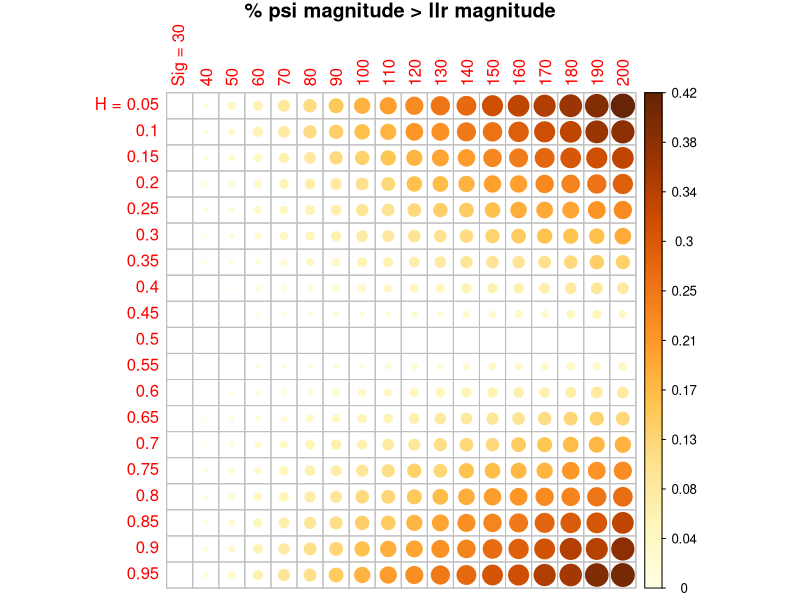
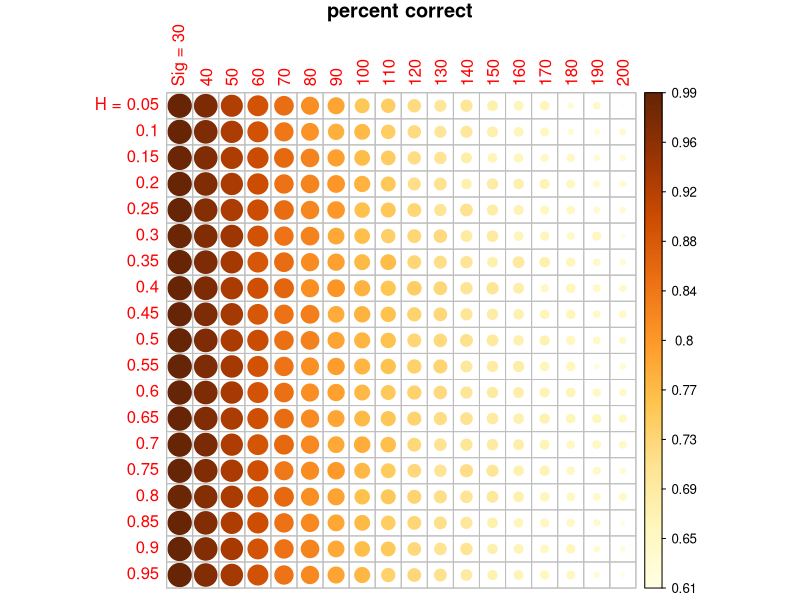
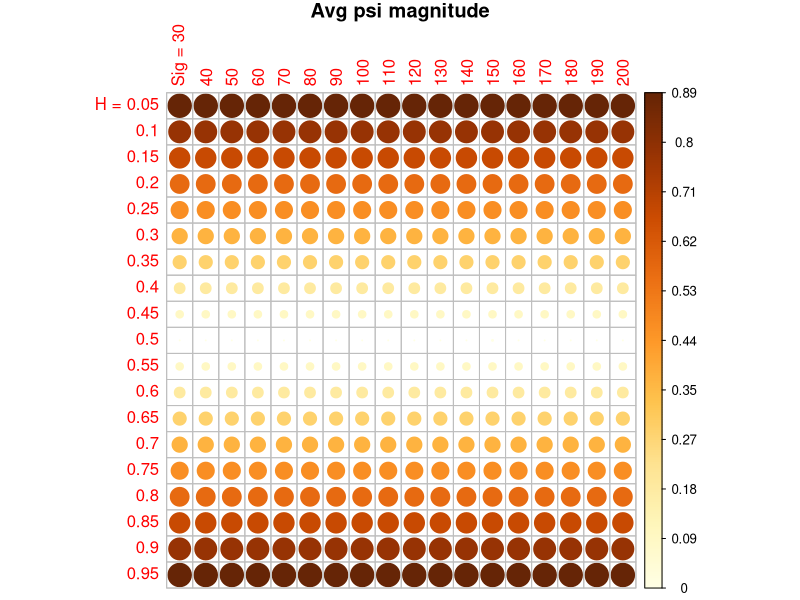
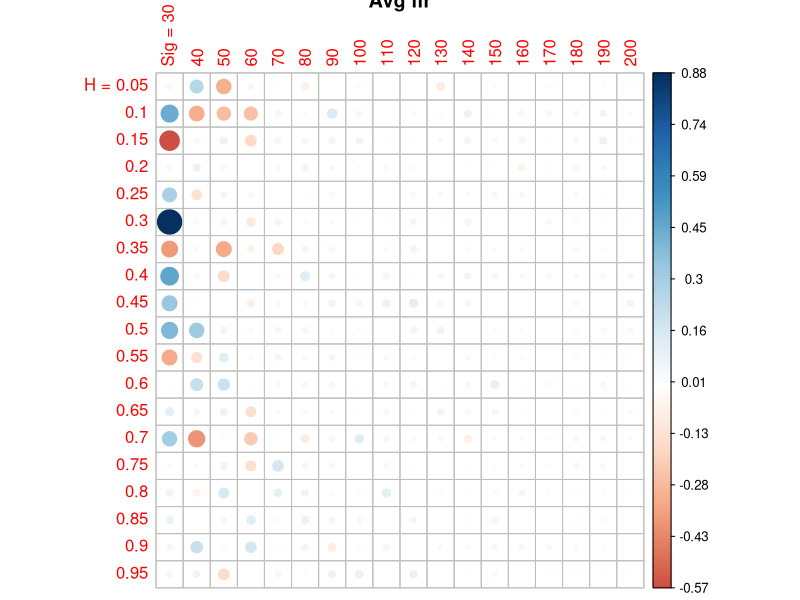
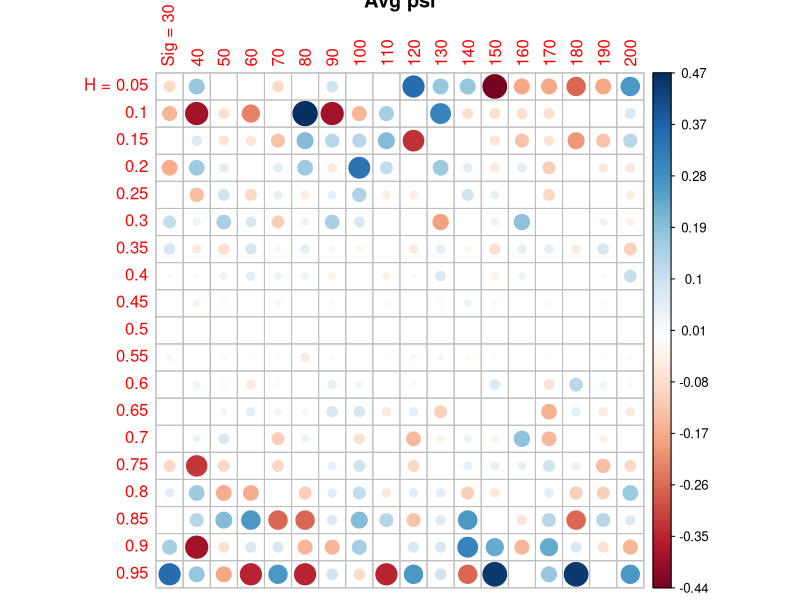

The R script that drew these images, in order:
# First, set the parameters.
# h = .05, .2, .95
h <- seq(.05,.95,0.05)
s <- seq(30,200,10)

pc_mat <- matrix(nrow = length(h), ncol = length(s))
mag_mat <- matrix(nrow = length(h), ncol = length(s))
know_mat <- matrix(nrow = length(h), ncol = length(s))
llr_mat <- matrix(nrow = length(h), ncol = length(s))
psi_mat <- matrix(nrow = length(h), ncol = length(s))

pc_mat_avg <- matrix(0, nrow = length(h), ncol = length(s))
mag_mat_avg <- matrix(0, nrow = length(h), ncol = length(s))
know_mat_avg <- matrix(0, nrow = length(h), ncol = length(s))
llr_mat_avg <- matrix(0, nrow = length(h), ncol = length(s))
psi_mat_avg <- matrix(0, nrow = length(h), ncol = length(s))

rownames(pc_mat) <- h
colnames(pc_mat) <- s
rownames(pc_mat)[1] <- paste("H =",h[1])
colnames(pc_mat)[1] <- paste("Sig =",s[1])

rownames(mag_mat) <- rownames(pc_mat)
colnames(mag_mat) <- colnames(pc_mat)

rownames(know_mat) <- rownames(pc_mat)
colnames(know_mat) <- colnames(pc_mat)

rownames(llr_mat) <- rownames(pc_mat)
colnames(llr_mat) <- colnames(pc_mat)

rownames(psi_mat) <- rownames(pc_mat)
colnames(psi_mat) <- colnames(pc_mat)

ll <- function(this_x, this_mu, this_sigma) {
  0.5*(this_x - this_mu)^2/this_sigma^2 + 0.5*log(this_sigma^2)
}
# 
# xseq <- seq(-300,300)
# -2*(ll(x, 75, 140) - ll(x, -75, 140))

for(dummy in 1:20){
  print(dummy)
  for(k in 1:length(s)){
    for(j in 1:length(h)){
      mu <- 75;
      sigma <- s[k];
      hTrue <- h[j];
      hSubj <- hTrue;
      m <- 200;
      
      # Then, generate some random data to simulate the behavior of the eggs in each trial.
      r <- rnorm(m, mean = 0, sd = 1)
      switch <- ifelse(r > hTrue, 0,1)
      dist <- numeric()
      val <- 1;
      for(i in 1:m){
        if(switch[i] == 1){
          val <- ifelse(val == 1, 2, 1)
        }
        dist[i] <- val
      }
      
      x <- numeric()
      y <- numeric()
      for(i in 1:m){
        if(dist[i] == 1){
          x[i] <- rnorm(1, mu, sigma)
          y[i] <- rnorm(1, 0, sigma)
        }
        else{
          x[i] <- rnorm(1, -mu, sigma)
          y[i] <- rnorm(1, 0, sigma)
        }
      }
      
      # Now, based on the data above, the model will make a prediction of which chicken the egg came from.
      l <- numeric()
      psi <- numeric()
      llr <- numeric()
    
      l[1] <- 0
      for(n in 2:m){
        
       #bel <- sign(l[n - 1])*1
        bel <- ifelse(dist[i-1] == 1, 1, -1)
        
        psi[n] = bel + 
          log((1 - hSubj)/hSubj + exp(-bel)) - 
          log((1 - hSubj)/hSubj + exp( bel))
        
        llr[n] = -2*
          (
            ll(x[n], mu, sigma) -
              ll(x[n], -mu, sigma)
          )
        
        l[n] = psi[n] + llr[n];
      }
      
      # Percent correct
      pred <- ifelse(l > 0, 1, 2)
      pc <- sum(dist == pred)
      pc_mat[j,k] <- pc/m
      
      # Below is shown the number of times adding psi to the estimation did not affect the prediction.
      addbool <- sign(psi+llr) == sign(llr)
      #add_mat[j,k] <- sum(addbool[2:m])/(m-1)
      
      # Below is the number of times psi is greater in magnitude than llr
      greatbool <- abs(psi) > abs(llr)
      mag_mat[j,k] <- sum(greatbool[2:m])/(m-1)
      
      # Below is strength of knowledge from psi vs llr
      know <- abs(psi)
      know_mat[j,k] <- mean(know[2:m])
      
      llr_mat[j,k] <- mean(llr[2:m])
      psi_mat[j,k] <- mean(psi[2:m])
    }
  }
  pc_mat_avg <- pc_mat_avg + pc_mat
  mag_mat_avg <- mag_mat_avg + mag_mat
  know_mat_avg <- know_mat_avg + know_mat
  llr_mat_avg <- llr_mat_avg + llr_mat
  psi_mat_avg <- psi_mat_avg + psi_mat
}
pc_mat_avg <- pc_mat_avg/20
mag_mat_avg <- mag_mat_avg/20
know_mat_avg <- know_mat_avg/20

llr_mat_avg <- llr_mat_avg/20
psi_mat_avg <- psi_mat_avg/20

library(corrplot)
corrplot(mag_mat_avg, is.corr = FALSE, tl.srt = 90,title = "% psi magnitude > llr magnitude", mar=c(0,0,1,0))
corrplot(pc_mat_avg, is.corr = FALSE, cl.lim = c(0.5, 1), tl.srt = 90,title = "percent correct", mar=c(0,0,1,0))
corrplot(know_mat_avg, is.corr = FALSE, tl.srt = 90,title = "Avg psi magnitude", mar=c(0,0,1,0))
corrplot(llr_mat_avg, is.corr = FALSE,title = "Avg llr")
corrplot(psi_mat_avg, is.corr = FALSE,title = "Avg psi")
